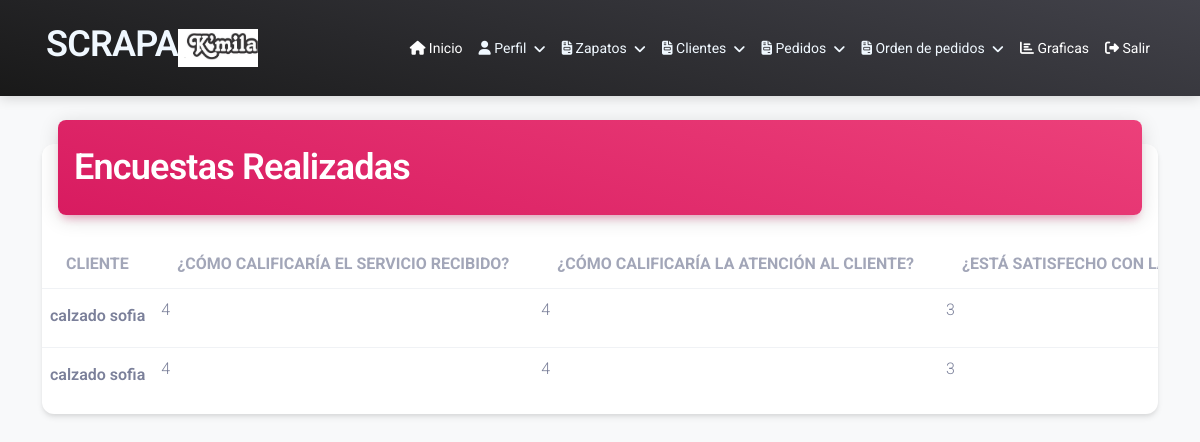
The app's page /profile/encuestas (signed in) with its own data.
### usuairo/models.py (models this page shows, shortened)
class UserProfile(models.Model):
    user = models.OneToOneField(User, on_delete=models.CASCADE)
    logo = models.ImageField(upload_to='images/', blank=True, null=True)
    telefono = models.CharField(max_length=20, blank=True)
    correo = models.EmailField(blank=True)
    nombre_empresa = models.CharField(max_length=100,default='nombre')

class Encuesta (models.Model):
    user = models.ForeignKey(User, on_delete=models.CASCADE)
    cliente = models.ForeignKey(cliente , on_delete=models.CASCADE)
    pregunta_1 = models.IntegerField(choices=[(i, str(i)) for i in range(1, 6)])
    pregunta_2 = models.IntegerField(choices=[(i, str(i)) for i in range(1, 6)])
    pregunta_3 = models.IntegerField(choices=[(i, str(i)) for i in range(1, 6)])
    pregunta_4 = models.IntegerField(choices=[(i, str(i)) for i in range(1, 6)])
    pregunta_5 = models.IntegerField(choices=[(i, str(i)) for i in range(1, 6)])
    pregunta_6 = models.TextField(default='recomendaciones:')

class cliente (models.Model):
    nombre=models.CharField(max_length=100)
    correo=models.EmailField(max_length=254)
    numero=models.IntegerField()
    dirreccion=models.CharField( max_length=150)
    departamento=models.ForeignKey(Departamento, on_delete=models.CASCADE)
    ciudad =models.ForeignKey(Ciudad, on_delete=models.CASCADE)
    user = models.ForeignKey(User , on_delete=models.CASCADE)
    local =models.CharField(max_length=100)

### usuairo/views.py (the view)
# urls.py: path('profile/encuestas', views.encuesta_detail, name='encuesta_detail'),
@login_required
def encuesta_detail(request):
    encuesta = Encuesta.objects.filter(user=request.user)
    return render(request, 'encuesta_detail.html', {'encuesta': encuesta})

### usuairo/templates/encuesta_detail.html (shortened to what this page needs)
{% extends 'index.html' %}
{% block content %}
<main class="container mt-5">
  <div class="card my-4">
      <div class="card-header p-0 position-relative mt-n4 mx-3 z-index-2">
          <div class="bg-gradient-primary shadow-primary border-radius-lg pt-4 pb-3">
              <h2 class="text-white text-capitalize ps-3">Encuestas Realizadas</h2>
          </div>
      </div>
      <div class="card-body px-0 pb-2">
          <div class="table-responsive p-0">
              <table class="table align-items-center mb-0">
                  <thead>
                      <tr>
                          <th class="text-uppercase text-secondary text-ls font-weight-bolder opacity-7">Cliente</th>
                          <th class="text-uppercase text-secondary text-ls font-weight-bolder opacity-7">¿Cómo calificaría el servicio recibido?</th>
                          <th class="text-uppercase text-secondary text-ls font-weight-bolder opacity-7">¿Cómo calificaría la atención al cliente?</th>
                          <th class="text-uppercase text-secondary text-ls font-weight-bolder opacity-7">¿Está satisfecho con la calidad del producto?</th>
                      </tr>
                  </thead>
                  <tbody>
                    {% if encuesta %}
                      {% for encuestas in encuesta %}
                      <tr>
                          <td>
                              <p class="fw-bold mb-1">{{ encuestas.cliente.nombre }}</p>
                          </td>
                          <td>
                              <p>{{ encuestas.pregunta_1 }}</p>
                          </td>
                          <td>
                              <p>{{ encuestas.pregunta_2 }}</p>
                          </td>
                          <td>
                              <p>{{ encuestas.pregunta_3 }}</p>
                          </td>
                      </tr>
                      {% endfor %}
                    {% else %}
                      <tr>
                        <td colspan="7" class="text-center">No se encontraron encuestas.</td>
                      </tr>
                    {% endif %}
                  </tbody>
              </table>
          </div>
      </div>
  </div>
</main>
{% endblock %}

### usuairo/templates/index.html (shortened to what this page needs)
<!DOCTYPE html>
{% load static %}
<html lang="en">
  <head>
<link href="{% static 'assets/css/nucleo-icons.css' %}" rel="stylesheet" />
<link href="{% static 'assets/css/nucleo-svg.css' %}" rel="stylesheet" />
<link id="pagestyle" href="{% static 'assets/css/material-dashboard.css' %}" rel="stylesheet" />
  </head>
  <body class="g-sidenav-show  bg-gray-100">
    <nav class="navbar navbar-expand-lg bg-gradient-dark navbar-dark fixed-start">
      <div class="container">
               <div>              <h2
                style="color: aliceblue;"  class="ms-1 font-weight-bold">SCRAPA</h2></div>
               {% if user.is_authenticated %}
               <div class="d-flex align-items-center ms-auto">
                   {% if user.userprofile.logo %}
                   <img src="{{ user.userprofile.logo.url }}" alt="Logo" class="user-logo" style="width: 80px; height: 80px; object-fit: contain; margin-right: 10px;">
                   {% endif %}
               </div>
           {% endif %}
          <div class="collapse navbar-collapse" id="navbarSupportedContent">
              <ul class="navbar-nav ms-auto">
                  {% if user.is_authenticated %}
                  <li class="nav-item">
                    <a class="nav-link active" href="/inicio">
                        <i class="fas fa-home"></i>
                        Inicio
                    </a>
                </li>
                <li class="nav-item dropdown">
                    <a class="nav-link dropdown-toggle" href="#" id="navbarDropdown"  style="color: aliceblue;" role="button" data-bs-toggle="dropdown" aria-expanded="false">
                        <i class="fas fa-user"></i>
                        Perfil
                    </a>
                </li>
                  <li class="nav-item dropdown">
                    <a class="nav-link dropdown-toggle" href="#" id="navbarDropdown"  style="color: aliceblue;" role="button" data-bs-toggle="dropdown" aria-expanded="false">
                        <i class="fas fa-file-invoice"></i>
                        Zapatos
                    </a>
                </li>
                  <li class="nav-item dropdown">
                    <a class="nav-link dropdown-toggle" href="#" id="navbarDropdown"  style="color: aliceblue;" role="button" data-bs-toggle="dropdown" aria-expanded="false">
                        <i class="fas fa-file-invoice"></i>
                        Clientes
                    </a>
                </li>
                <li class="nav-item dropdown">
                    <a class="nav-link dropdown-toggle" href="#" id="navbarDropdown"  style="color: aliceblue;" role="button" data-bs-toggle="dropdown" aria-expanded="false">
                        <i class="fas fa-file-invoice"></i>
                        Pedidos
                    </a>
                </li>
                  <li class="nav-item dropdown">
                    <a class="nav-link dropdown-toggle" href="#" id="navbarDropdown"  style="color: aliceblue;" role="button" data-bs-toggle="dropdown" aria-expanded="false">
                        <i class="fas fa-file-invoice"></i>
                        Orden de pedidos
                    </a>
                </li>
                <li class="nav-item">
                    <a class="nav-link active" href="/graficas">
                        <i class="fas fa-chart-bar"></i>
                        Graficas
                    </a>
                </li>
                  <li class="nav-item">
                      <a class="nav-link active" href="/logaut">
                          <i class="fas fa-sign-out-alt"></i>
                          Salir
                      </a>
                  </li>
                  {% endif %}
              </ul>
          </div>
      </div>
  </nav>
  </body>
 {% block content %}
    {% endblock %}
</html>

### records on screen
Encuesta: cliente.nombre "calzado sofia", pregunta_1 "4", pregunta_2 "4", pregunta_3 "3"
Encuesta: cliente.nombre "calzado sofia", pregunta_1 "4", pregunta_2 "4", pregunta_3 "3"
